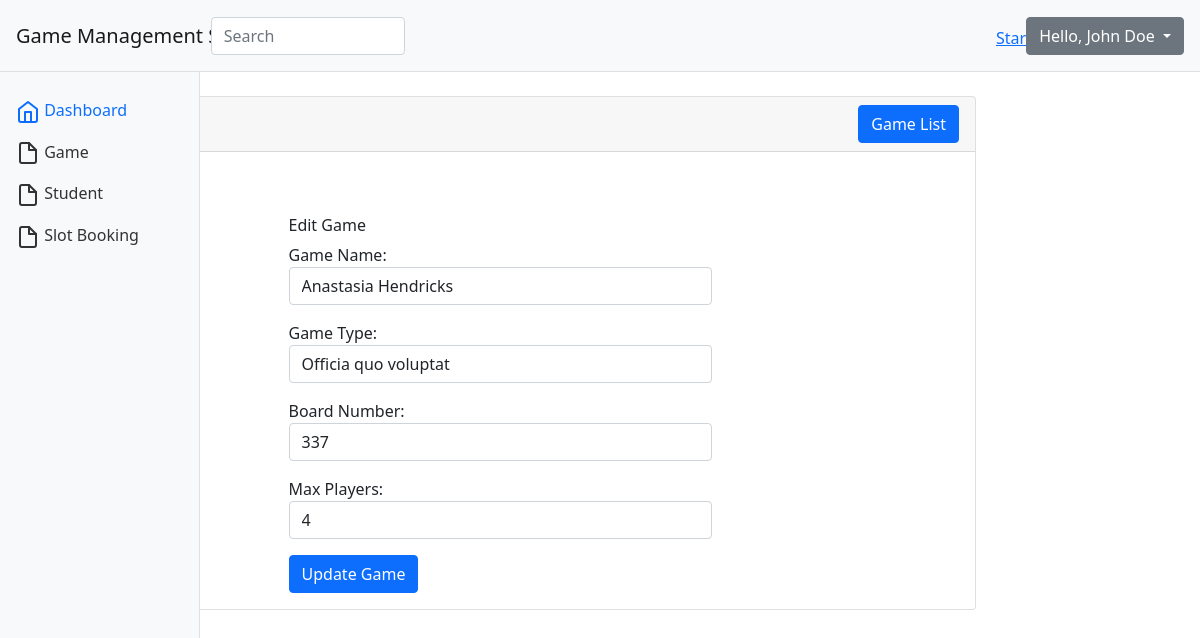
The app's page /index.php?page=game/edit&game_id=1 with its own data.
### tables this page shows
CREATE TABLE `games` (
  `id` int(11) NOT NULL,
  `game_name` varchar(255) NOT NULL,
  `game_type` varchar(255) NOT NULL,
  `board_number` int(11) NOT NULL,
  `max_players` int(11) NOT NULL
);

### pages/game/Game.php (called while the page is built, shortened)
<?php
class Game {
    private $conn;
    public function __construct() {
        include __DIR__ . '/../../include/db_connection.php';
        $this->conn = $conn;
    }
    public function getGameById($id) {
        $result = $this->conn->query("SELECT * FROM games WHERE id=$id");
        if ($result) {
            $game = $result->fetch_assoc();
            return $game;
        } else {
            echo "Error: " . $this->conn->error;
            return null;
        }
    }
}
?>

### pages/game/edit.php (the view, shortened to what this page needs)
<?php
    include 'Game.php';
    if (isset($_GET['game_id'])) {
        $gameId = $_GET['game_id'];
        $db = new Game();
        $game = $db->getGameById($gameId);
    } else {
        echo "Invalid request!";
        exit();
    }
?>
<main class="col-md-9 ml-sm-auto col-lg-10 px-md-4 py-4">
        <div class="card">
        <div class="card-header">
        <div class="d-flex justify-content-between">
            <div>
                <h5>Games</h5>
            </div>
            <div>
                <a href="index.php?page=game/index" class="btn btn-primary float-right">
                    Game List
                </a>
            </div>
        </div>
        </div>
        <div class="card-body">
        <div class="container mt-5">
        <div class="row justify-content-center">
            <div class="col-md-6">
                <h6>Edit Game</h6>
                <form action="pages/game/handleLogic.php" method="post">
                    <div class="form-row">
                        <div class="col-md-12 mb-3">
                            <label for="game_name">Game Name:</label>
                            <input type="text" id="game_name" value="<?php echo $game['game_name']; ?>" name="game_name" class="form-control" placeholder="Enter game name" required>
                        </div>
                        <div class="col-md-12 mb-3">
                            <label for="game_type">Game Type:</label>
                            <input type="text" id="game_type" value="<?php echo $game['game_type']; ?>" name="game_type" class="form-control" placeholder="Enter game type" required>
                        </div>
                        <div class="col-md-12 mb-3">
                            <label for="board_number">Board Number:</label>
                            <input type="number" id="board_number" value="<?php echo $game['board_number']; ?>" name="board_number" class="form-control" placeholder="Enter board number" required>
                        </div>
                        <div class="col-md-12 mb-3">
                            <label for="max_players">Max Players:</label>
                            <input type="number" id="max_players" value="<?php echo $game['max_players']; ?>" name="max_players" class="form-control" placeholder="Enter max players" required>
                        </div>
                        <div class="col-md-12">
                            <button type="submit" class="btn btn-primary btn-block">Update Game</button>
                        </div>
                    </div>
                </form>
            </div>
        </div>
    </div>
        </div>
        </div>
    </main>

### records on screen
games: game_name "Anastasia Hendricks", game_type "Officia quo voluptat", board_number "337", max_players "4"
